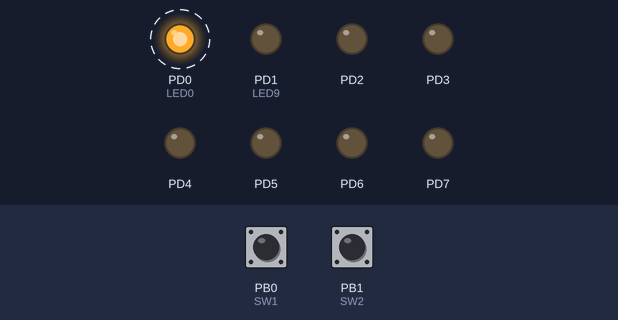
Bench run of a program on a simulated ATmega328P, built with avr-gcc and emulated at 16 MHz. On the bench: output pins drawn as LEDs (lit = HIGH). Dashed ring = blinking. The test bench sets the inputs (shaded band); at power-on: PB1 (SW2) HIGH, PB0 (SW1) HIGH.

Above: at 0.9 s.
1.3 s: PB1 (SW2) pulled LOW for 1 s
At 2.3 s:
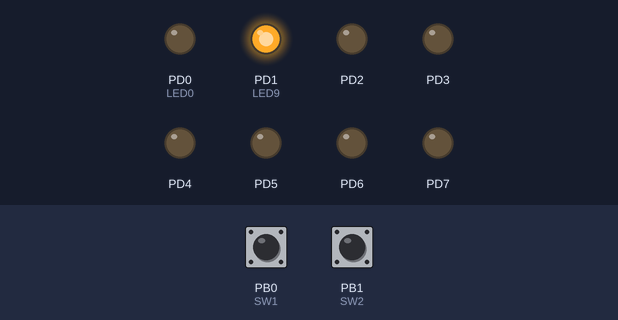
3.8 s: PB0 (SW1) pulled LOW for 0.25 s
At 3.9 s:
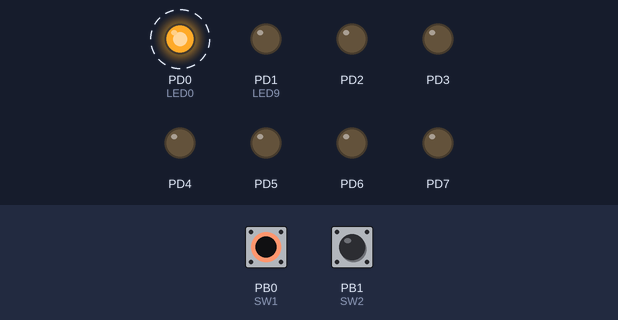
6.8 s: PB1 (SW2) pulled LOW for 0.25 s
At 7.1 s:
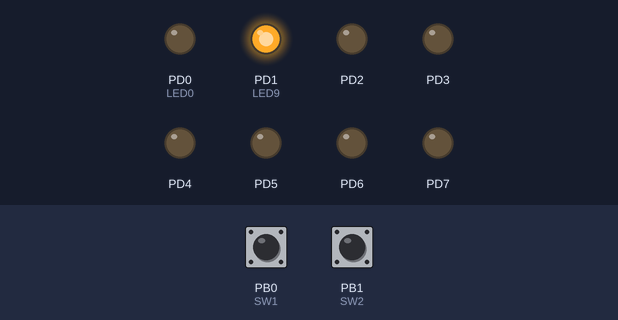
8.5 s: PB1 (SW2) pulled LOW for 3.2 s
At 8.7 s:
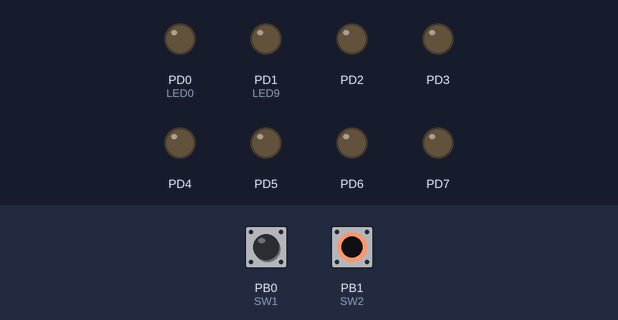
Timing chart, 0 to 14.2 s (numbered marks = the images above; inputs shaded):
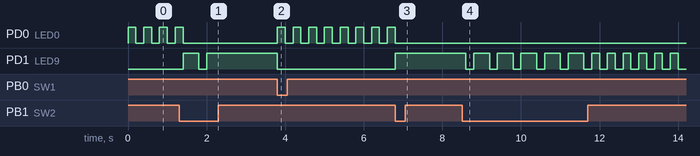

Measured:
- after the input at 1.3 s, PD0 (LED0): goes on until 1.4 s, then stays LOW; PD1 (LED9): LOW → HIGH after 0.10 s, → LOW 0.40 s later, → HIGH 0.20 s later
- after the input at 3.8 s, PD0 (LED0): alternates HIGH for 0.20 s and LOW for 0.20 s, starting at once; PD1 (LED9): HIGH → LOW at once
- after the input at 6.8 s, PD0 (LED0): goes on until 6.8 s, then stays LOW; PD1 (LED9): LOW → HIGH at once
- after the input at 8.5 s, PD1 (LED9): goes 5 × (LOW 0.20 s, HIGH 0.40 s), 6 × (LOW 0.20 s, HIGH 0.20 s), then LOW, starting after 0.10 s
- by itself, PD0 (LED0): alternates HIGH for 0.20 s and LOW for 0.20 s

The program:

main.cpp
```cpp
/*
 * ARBKVS_Aufgabe2.cpp
 *
 * Created: 28.10.2022 11:28:09
 * Author : Ahmed
 */

#include <avr/io.h>
#define F_CPU 16000000UL
#include <util/delay.h>
#include <stdbool.h>									// Um Boolean nutzen zu können.

#define SW1 PINB0
#define SW2 PINB1
#define LED0 PIND0
#define LED9 PIND1

int an = LED0;
int aus = LED9;
bool blinkt = true;

void ports_einrichten()
{
	DDRD = 0xff;										// Wir setzen das DDRD als Ausgang.
	PORTD = 0x00;

	DDRB = 0x00;										// Wir setzen das DDRB als Eingang.
	PORTB = 0xff;
}

void taster()
{
	if(!(PINB & (1 << SW1)))						// (PINB & (1 << SW1) -> Check ob High oder Low, das ! sagt somit bei Low
	{
		if(PIND & (1 << LED0))						// Wenn die LED0 an ist
		{
			blinkt ^= 1;							// Wir ändern den Status der LED [Blinken -> Leuchten oder Leuchten -> Blinken]
		}
		else if(PIND & (1 << LED9))					// Wenn die LED9 an ist, schalten wir um auf die LED0.
		{
			aus = LED9;
			an = LED0;
		}
	}

	if(!(PINB & (1 << SW2)))
	{
		if(PIND & (1 << LED9))						// Wenn die LED9 an ist
		{
			blinkt ^= (1 << 0);						// Wir ändern den Status der LED [Blinken -> Leuchten oder Leuchten -> Blinken]
		}
		else if((PIND & (1 << LED0)))				// Wenn die LED0 an ist, schalten wir um auf die LED9.
		{
			aus = LED0;
			an = LED9;
		}
	}
}

int main(void)
{
	ports_einrichten();
	while (1)
	{
		taster();
		if (blinkt)
		{
			PORTD &= ~(1UL << aus);						// Ich nutze UL statt int, da bei berechnungen sonst Fehler auftreten. [Manchmal leuchten beide LEDs beim wechseln]
			PORTD ^= (1 << an);
		}
		else
		{
			PORTD &= ~(1UL << aus);
			PORTD |= ( 1 << an);
		}
		_delay_ms(200);
	}
}

/*

^= -> XOR
&= -> AND
|= -> OR
~ -> NOT

*/
```
